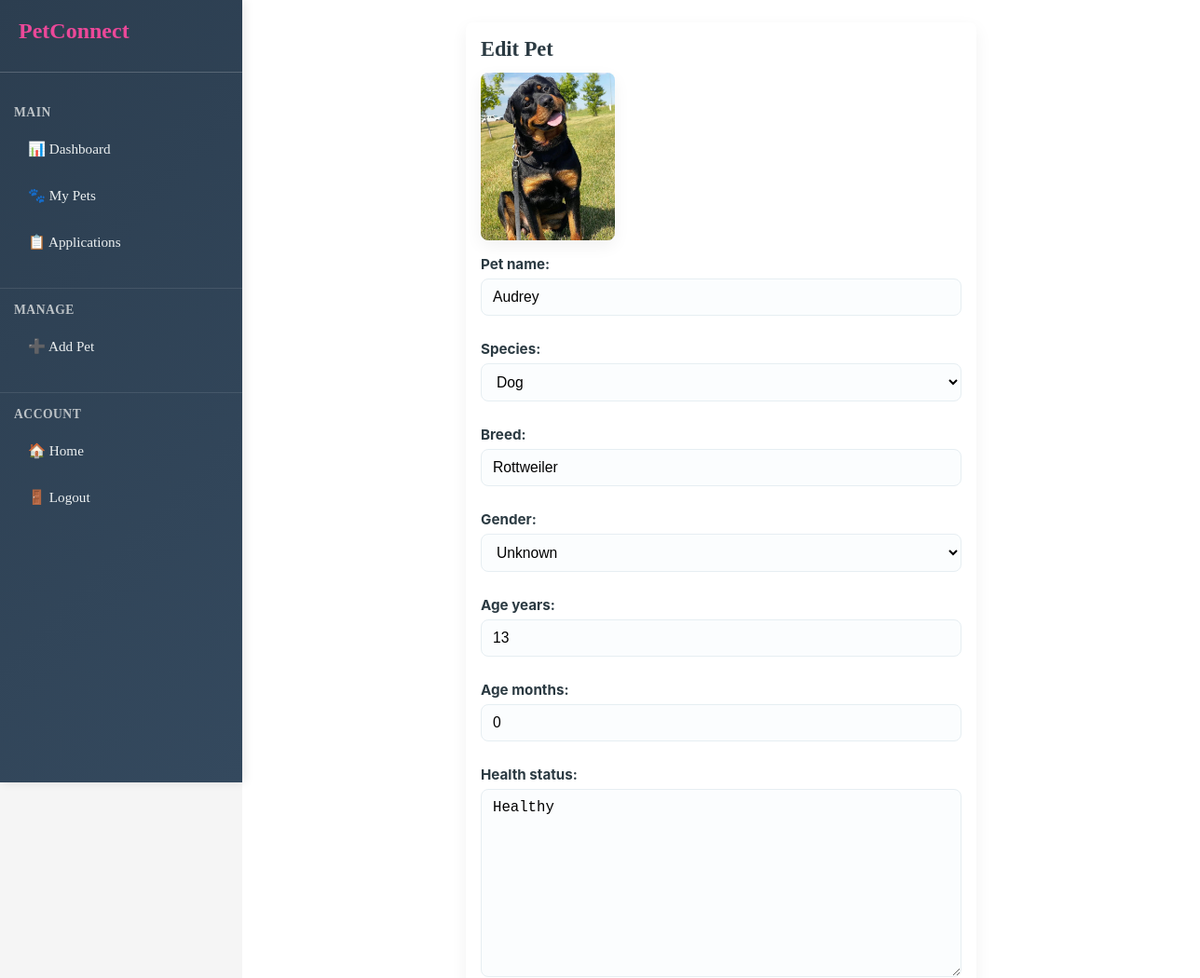
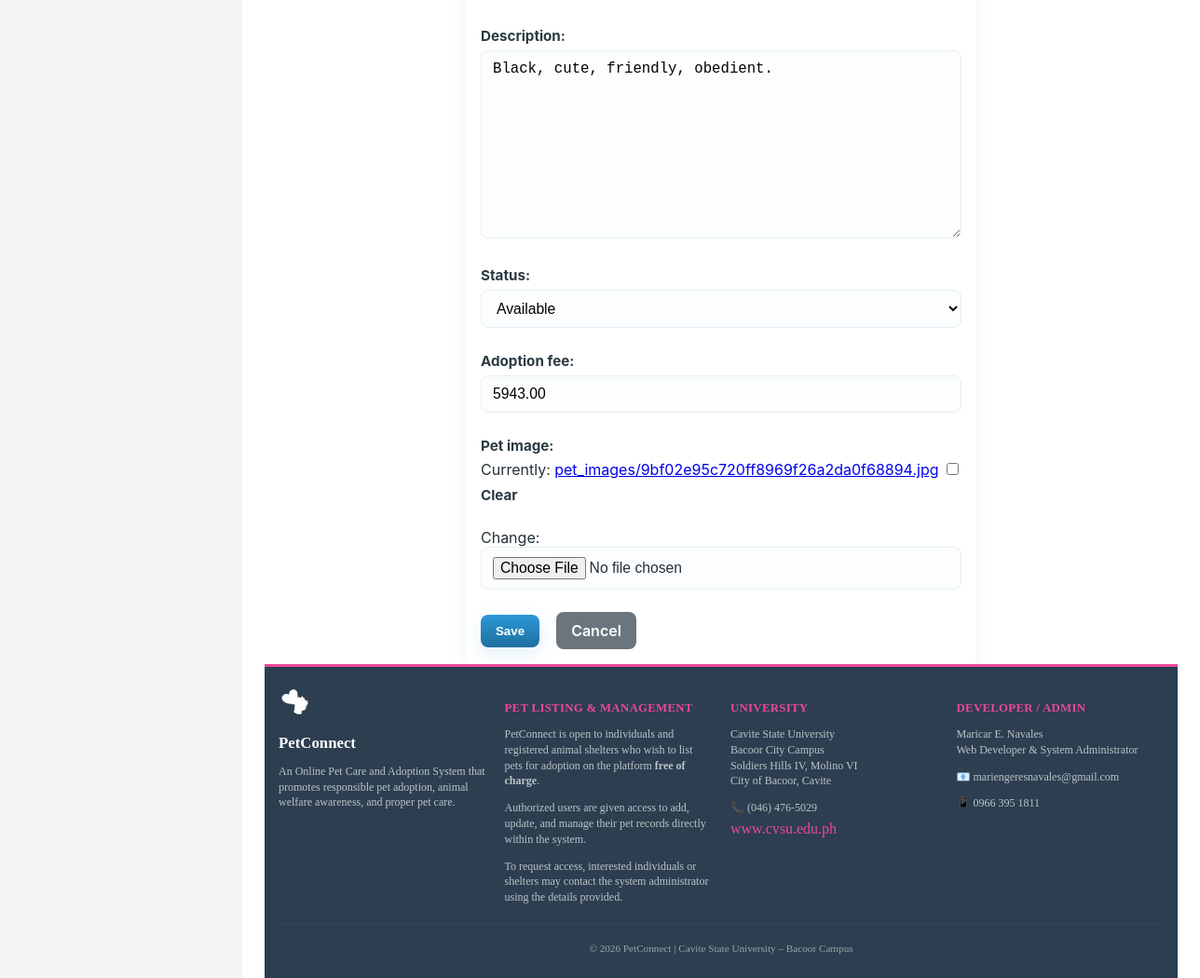
The page /dashboard/pets/16/edit/ (signed in) on the database its author committed (2 pictures, top to bottom).
### pets/models.py (models this page shows, shortened)
class Pet(models.Model):
    SPECIES_CHOICES = [
        ('DOG', 'Dog'),
        ('CAT', 'Cat'),
        ('BIRD', 'Bird'),
        ('OTHER', 'Other'),
    ]
    GENDER_CHOICES = [
        ('MALE', 'Male'),
        ('FEMALE', 'Female'),
        ('UNKNOWN', 'Unknown'),
    ]
    STATUS_CHOICES = [
        ('AVAILABLE', 'Available'),
        ('ADOPTED', 'Adopted'),
        ('PENDING', 'Pending'),
    ]
    pet_name = models.CharField(max_length=100)
    species = models.CharField(max_length=20, choices=SPECIES_CHOICES)
    breed = models.CharField(max_length=100)
    gender = models.CharField(max_length=20, choices=GENDER_CHOICES, default='UNKNOWN')
    age_years = models.IntegerField(validators=[MinValueValidator(0)])
    age_months = models.IntegerField(validators=[MinValueValidator(0)], default=0)
    health_status = models.TextField()
    description = models.TextField(blank=True, null=True)
    status = models.CharField(max_length=20, choices=STATUS_CHOICES, default='AVAILABLE')
    adoption_fee = models.DecimalField(max_digits=10, decimal_places=2)
    pet_image = models.FileField(upload_to='pet_images/', blank=True, null=True)
    date_added = models.DateTimeField(auto_now_add=True)
    shelter = models.ForeignKey(Shelter, on_delete=models.CASCADE, related_name='pets')

### dashboard/views.py (the view)
# urls.py: path('pets/<int:pk>/edit/', PetUpdateView.as_view(), name='pet-edit'),
@method_decorator([login_required, user_passes_test(shelter_check)], name='dispatch')
class PetUpdateView(UpdateView):
    model = Pet
    fields = [
        'pet_name', 'species', 'breed', 'gender', 'age_years', 'age_months',
        'health_status', 'description', 'status', 'adoption_fee', 'pet_image'
    ]
    template_name = 'dashboard/pet_form.html'
    success_url = reverse_lazy('dashboard-pets')
    def get_queryset(self):
        return Pet.objects.filter(shelter=self.request.user.profile.shelter)

### dashboard/views.py (called while the page is built)
def shelter_check(user):
    return user.is_authenticated and hasattr(user, 'profile') and user.profile.role == 'SHELTER'

### dashboard/templates/dashboard/pet_form.html (shortened to what this page needs)
{% extends 'dashboard/base.html' %}
{% load static %}
{% block content %}
<div class="admin-action-form">
    <h2>{{ view.object|yesno:"Edit Pet,Add Pet" }}</h2>
    {% if view.object and view.object.pet_image %}
        <div style="margin-bottom:10px">
            <img src="{{ view.object.pet_image.url }}" alt="current image" id="current-image">
        </div>
    {% endif %}
    <form method="post" enctype="multipart/form-data" id="pet-form">
        {{ form.as_p }}
        <div style="margin-top:14px;display:flex;gap:10px;align-items:center">
            <button type="submit" class="btn">Save</button>
            <a href="{% url 'dashboard-pets' %}" class="btn secondary">Cancel</a>
        </div>
    </form>
</div>
{% endblock %}

### static/css/pet.css (style rules this page uses)
html, body { height: 100%; margin: 0; padding: 0; }
body { display: flex; flex-direction: column; }
.dashboard-content .page-container > *:not(.footer) { flex: 0 0 auto; }
form input[type="text"], form input[type="number"], form input[type="email"], form input[type="file"], form select, form textarea { width:100%; padding:8px 10px; border:1px solid #ddd; border-radius:6px; box-sizing:border-box; margin-bottom:10px; font-size:0.95rem; }
form button, .btn { background:#3498db; color:#fff; padding:8px 14px; border-radius:6px; border:none; cursor:pointer }
form button.secondary, .btn.secondary { background:#6c757d }
.admin-action-form { max-width:820px; margin:0 auto; padding:22px; }
.admin-action-form h2 { margin-top:0; font-size:1.4rem; color:#2b3a42; margin-bottom:12px }
.admin-action-form label { display:block; font-weight:600; margin:8px 0 6px; color:#333; font-size:0.95rem }
.admin-action-form input[type="file"] { padding:6px 8px; }
.admin-action-form textarea { min-height:110px }
#current-image { display:block; max-height:180px; width:auto; margin-bottom:8px; border-radius:8px; box-shadow:0 6px 18px rgba(0,0,0,0.06); }
.admin-action-form .btn { padding:10px 16px; font-weight:600 }
.admin-action-form .btn.secondary { background:#6c757d; margin-left:8px }
.admin-action-form form { font-family: Inter, system-ui, -apple-system, 'Segoe UI', Roboto, 'Helvetica Neue', Arial; color:#243238 }
.admin-action-form form p { margin-bottom:14px; }
.admin-action-form form p label { display:block; font-weight:700; margin-bottom:6px; color:#2b3a42 }
.admin-action-form form p input[type="text"], .admin-action-form form p input[type="number"], .admin-action-form form p input[type="email"], .admin-action-form form p input[type="file"], .admin-action-form form p select, .admin-action-form form p textarea { width:100%; padding:10px 12px; border-radius:8px; border:1px solid #e6eef2; background:#fbfdfe; box-sizing:border-box; font-size:0.98rem }
.admin-action-form form p textarea { min-height:120px }
.admin-action-form .btn { background: linear-gradient(180deg,#2b98d6,#1f6fa0); box-shadow:0 6px 18px rgba(43,152,214,0.15); border-radius:8px; padding:10px 16px; color:#fff; text-decoration:none; display:inline-block }
.admin-action-form .btn.secondary { background:#6c757d; box-shadow:none }
.page-container > :not(.footer) { flex: 0 0 auto; }
.admin-action-form { background:#fff; padding:16px; border-radius:8px; box-shadow:0 6px 18px rgba(0,0,0,0.06); max-width:720px; margin:0 auto }
.admin-action-form select { max-width:100%; }

### rows shown on the page
Pet: object.pet_image (picture), pet_name "Audrey", species "Dog", breed "Rottweiler", gender "Unknown", age_years "13", age_months "0", health_status "Healthy", description "Black, cute, friendly, obedient.", status "Available", adoption_fee "5943.00"

### other values the page prints
{{ view.object|yesno:"Edit Pet,Add Pet" }} "Edit Pet"
